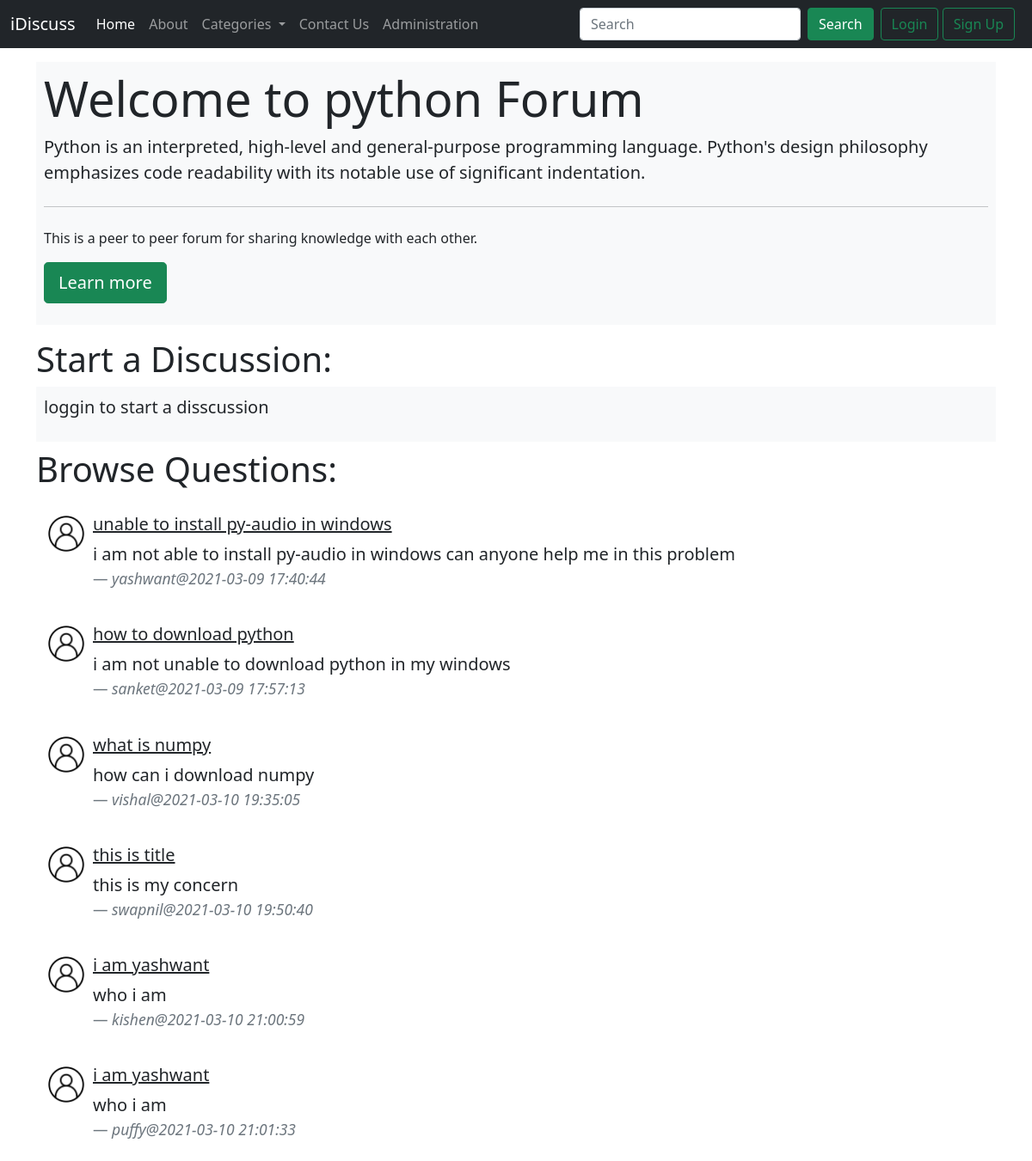
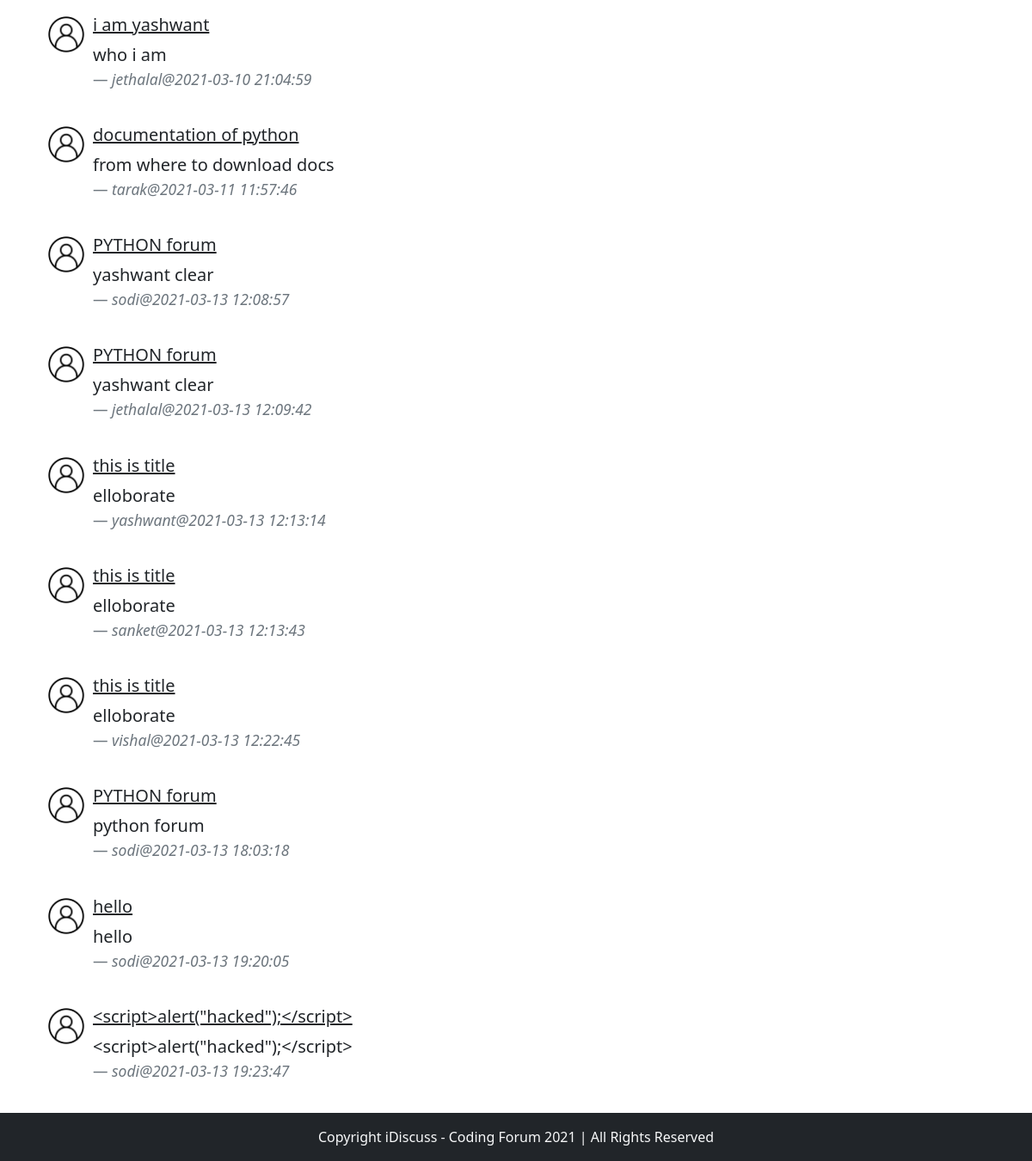
The app's page /threadlist.php?catid=1 with its own data (2 pictures, top to bottom).
### tables this page shows
CREATE TABLE `categories` (
  `category_id` int(11) NOT NULL,
  `category_name` varchar(255) NOT NULL,
  `category_description` varchar(255) NOT NULL,
  `created` datetime NOT NULL DEFAULT current_timestamp()
);

CREATE TABLE `thread` (
  `thread_id` int(7) NOT NULL,
  `thread_title` varchar(255) NOT NULL,
  `thread_desc` text NOT NULL,
  `thread_cat_id` int(7) NOT NULL,
  `thread_user_id` int(7) NOT NULL,
  `timestamp` datetime NOT NULL DEFAULT current_timestamp()
);

CREATE TABLE `users` (
  `sno.` int(8) NOT NULL,
  `user_username` varchar(30) NOT NULL,
  `user_password` varchar(255) NOT NULL,
  `timestamp` datetime NOT NULL DEFAULT current_timestamp()
);

### threadlist.php (the view, shortened to what this page needs)
<!doctype html>
<html lang="en">
<head>
    <link href="https://cdn.jsdelivr.net/npm/bootstrap@5.0.0-beta2/dist/css/bootstrap.min.css" rel="stylesheet"
>
</head>
<body>
    <?php require './partials/_header.php' ?>
    <?php require './partials/_db_connect.php' ?>
    <?php
        $id = $_GET['catid'];
        $sql = "SELECT * FROM `categories` WHERE category_id =$id";
        $result = mysqli_query($conn, $sql);
        while($row = mysqli_fetch_assoc($result)){
            $catname = $row['category_name'];
            $catdesc = $row['category_description'];
        }
    ?>
    <div class="container my-3">
        <div class="jumbotron border border-light bg-light text-dark p-2">
            <h1 class="display-4">Welcome to
                <?php echo $catname; ?> Forum
            </h1>
            <p class="lead">
                <?php echo $catdesc;?>
            </p>
            <hr class="my-4">
            <p>This is a peer to peer forum for sharing knowledge with each other.</p>
            <p class="lead">
                <a class="btn btn-success btn-lg" href="#" role="button">Learn more</a>
            </p>
        </div>
    </div>
    <?php
    if (isset($_SESSION['loggedin']) && $_SESSION['loggedin'] == true) {
        echo '<div class="container">
                <h1 class="py-2">Start a Discussion:</h1>
                <form action="'.$_SERVER["REQUEST_URI"].'" method="POST">
                    <div class="mb-3">
                        <label for="title" class="form-label">Problem Title</label>
                        <input type="text" class="form-control" id="title" name="title" required aria-describedby="emailHelp">
                        <div id="emailHelp" class="form-text">Keep your title short and crisp as possible.</div>
                    </div>
                    <div class="mb-3">
                        <label for="desc">Elloborate Your Concern</label>
                        <textarea class="form-control" id="desc" name="desc" required rows="3"></textarea>
                    </div>
                    <button type="submit" class="btn btn-primary my-2">Submit</button>
                </form>
            </div>';
    }else{
        echo"<div class='container'>
              <h1 class='py2'>Start a Discussion:</h1>
                <div class='jumbotron border border-light bg-light text-dark p-2'>
                    <p class='lead'>loggin to start a disscussion</p>
                </div>
            </div>";
    }
    ?>
    <div class="container">
        <h1 class="py-2">Browse Questions:</h1>
        <?php
            $id = $_GET['catid'];
            $sql = "SELECT * FROM `thread` WHERE thread_cat_id = $id";
            $result = mysqli_query($conn, $sql);
            while($row = mysqli_fetch_assoc($result)){
                $title = $row['thread_title'];
                $desc = $row['thread_desc'];
                $id = $row['thread_id'];
                $thread_time = $row['timestamp'];
                $thread_user_id = $row['thread_user_id'];
                $sql2 = "SELECT user_username FROM `users` WHERE `sno.` = '$thread_user_id' ";
                $result2 = mysqli_query($conn, $sql2);
                $row2 = mysqli_fetch_assoc($result2);
                echo'<div class="media d-flex p-2 my-0">
                        <img class="mr-3 p-1" src="img/default_img.png" width="54px" height="54px" alt="Generic placeholder image">
                        <div class="media-body p-1">
                            <blockquote class="blockquote">
                                <h5 class="mt-0"><a class="text-dark" href="thread.php?thread_id='.$id.'">'.$title.'</a></h5>
                                <p class="mb-3">'.$desc.'</p>
                                <footer class="blockquote-footer"><cite title="Source Title">'.$row2['user_username']. '@'.$thread_time.'</cite></footer>
                            </blockquote>
                        </div>
                    </div>
                    '
                    ;
            }
        ?>
    </div>
    <?php require './partials/_footer.php' ?>
</body>
</html>

### partials/_header.php (shortened to what this page needs)
<?php
echo '<nav class="navbar navbar-expand-lg navbar-dark bg-dark">
        <div class="container-fluid">
            <a class="navbar-brand" href="/forum">iDiscuss</a>
            <button class="navbar-toggler" type="button" data-bs-toggle="collapse" data-bs-target="#navbarSupportedContent" aria-controls="navbarSupportedContent" aria-expanded="false" aria-label="Toggle navigation">
                <span class="navbar-toggler-icon"></span>
            </button>
            <div class="collapse navbar-collapse" id="navbarSupportedContent">
                <ul class="navbar-nav me-auto mb-2 mb-lg-0">
                <li class="nav-item">
                    <a class="nav-link active" aria-current="page" href="/forum">Home</a>
                </li>
                <li class="nav-item">
                    <a class="nav-link" href="about.php">About</a>
                </li>
                <li class="nav-item dropdown">
                    <a class="nav-link dropdown-toggle" href="#" id="navbarDropdown" role="button" data-bs-toggle="dropdown" aria-expanded="false">
                    Categories
                    </a>
                    <ul class="dropdown-menu" aria-labelledby="navbarDropdown">';
                    echo '</ul>
                </li>
                <li class="nav-item">
                    <a class="nav-link" href="contact.php">Contact Us</a>
                </li>
                <li class="nav-item">
                    <a class="nav-link" href="admin.php">Administration</a>
                </li>
                </ul>';
                echo '<form class="d-flex">
                <input class="form-control me-2" type="search" placeholder="Search" aria-label="Search">
                <button class="btn btn-success" type="submit">Search</button>
                </form>';
                if (!isset($_SESSION['loggedin'])) {
                    echo '<div class="mx-2">
                            <button class="btn btn-outline-success" data-bs-toggle="modal" data-bs-target="#loginModal">Login</button>
                            <button class="btn btn-outline-success" data-bs-toggle="modal" data-bs-target="#signupModal">Sign Up</button>
                        </div>';
                }
                echo '
            </div>
        </div>
    </nav>';
?>

### partials/_footer.php
<div class="container-fluid bg-dark text-light p-3 mt-2 position-relative bottom-0">
    <p class="text-center mb-0">Copyright iDiscuss - Coding Forum 2021 | All Rights Reserved </p>
</div>

### records on screen
categories: category_name "python", category_description "Python is an interpreted, high-level and general-purpose programming language. Python's design philosophy emphasizes code readability with its notable use of significant indentation."
thread: thread_title "unable to install py-audio in windows", thread_desc "i am not able to install py-audio in windows can anyone help me in this problem", users.user_username "yashwant", timestamp "2021-03-09 17:40:44"
thread: thread_title "how to download python", thread_desc "i am not unable to download python in my windows", users.user_username "sanket", timestamp "2021-03-09 17:57:13"
thread: thread_title "what is numpy", thread_desc "how can i download numpy", users.user_username "vishal", timestamp "2021-03-10 19:35:05"
thread: thread_title "this is title", thread_desc "this is my concern", users.user_username "swapnil", timestamp "2021-03-10 19:50:40"
thread: thread_title "i am yashwant", thread_desc "who i am", users.user_username "kishen", timestamp "2021-03-10 21:00:59"
thread: thread_title "i am yashwant", thread_desc "who i am", users.user_username "puffy", timestamp "2021-03-10 21:01:33"
thread: thread_title "i am yashwant", thread_desc "who i am", users.user_username "jethalal", timestamp "2021-03-10 21:04:59"
thread: thread_title "documentation of python", thread_desc "from where to download docs", users.user_username "tarak", timestamp "2021-03-11 11:57:46"
thread: thread_title "PYTHON forum", thread_desc "yashwant clear", users.user_username "sodi", timestamp "2021-03-13 12:08:57"
thread: thread_title "PYTHON forum", thread_desc "yashwant clear", users.user_username "jethalal", timestamp "2021-03-13 12:09:42"
thread: thread_title "this is title", thread_desc "elloborate", users.user_username "yashwant", timestamp "2021-03-13 12:13:14"
thread: thread_title "this is title", thread_desc "elloborate", users.user_username "sanket", timestamp "2021-03-13 12:13:43"
thread: thread_title "this is title", thread_desc "elloborate", users.user_username "vishal", timestamp "2021-03-13 12:22:45"
thread: thread_title "PYTHON forum", thread_desc "python forum", users.user_username "sodi", timestamp "2021-03-13 18:03:18"
thread: thread_title "hello", thread_desc "hello", users.user_username "sodi", timestamp "2021-03-13 19:20:05"
thread: thread_title "<script>alert(\"hacked\");</script>", thread_desc "<script>alert(\"hacked\");</script>", users.user_username "sodi", timestamp "2021-03-13 19:23:47"
